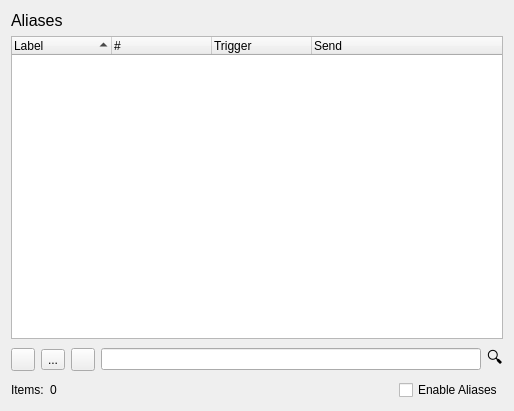
<?xml version="1.0" encoding="UTF-8"?>
<ui version="4.0">
 <class>PrefsAliases</class>
 <widget class="QWidget" name="PrefsAliases">
  <property name="geometry">
   <rect>
    <x>0</x>
    <y>0</y>
    <width>514</width>
    <height>411</height>
   </rect>
  </property>
  <property name="windowTitle">
   <string>Dialog</string>
  </property>
  <layout class="QVBoxLayout" name="verticalLayout">
   <item>
    <widget class="QLabel" name="label_title">
     <property name="sizePolicy">
      <sizepolicy hsizetype="Preferred" vsizetype="Fixed">
       <horstretch>0</horstretch>
       <verstretch>0</verstretch>
      </sizepolicy>
     </property>
     <property name="font">
      <font>
       <pointsize>12</pointsize>
      </font>
     </property>
     <property name="text">
      <string>Aliases</string>
     </property>
    </widget>
   </item>
   <item>
    <widget class="QTreeWidget" name="tree">
     <property name="dragEnabled">
      <bool>false</bool>
     </property>
     <property name="selectionMode">
      <enum>QAbstractItemView::ExtendedSelection</enum>
     </property>
     <property name="rootIsDecorated">
      <bool>true</bool>
     </property>
     <property name="uniformRowHeights">
      <bool>true</bool>
     </property>
     <property name="sortingEnabled">
      <bool>true</bool>
     </property>
     <property name="animated">
      <bool>true</bool>
     </property>
     <property name="allColumnsShowFocus">
      <bool>true</bool>
     </property>
     <column>
      <property name="text">
       <string>Label</string>
      </property>
     </column>
     <column>
      <property name="text">
       <string>#</string>
      </property>
     </column>
     <column>
      <property name="text">
       <string>Trigger</string>
      </property>
     </column>
     <column>
      <property name="text">
       <string>Send</string>
      </property>
     </column>
    </widget>
   </item>
   <item>
    <layout class="QHBoxLayout" name="_control">
     <item>
      <widget class="QToolButton" name="add">
       <property name="text">
        <string/>
       </property>
       <property name="icon">
        <iconset theme="list-add">
         <normaloff>.</normaloff>.</iconset>
       </property>
      </widget>
     </item>
     <item>
      <widget class="QToolButton" name="remove">
       <property name="text">
        <string>...</string>
       </property>
       <property name="icon">
        <iconset theme="list-remove">
         <normaloff>.</normaloff>.</iconset>
       </property>
      </widget>
     </item>
     <item>
      <widget class="QToolButton" name="edit">
       <property name="text">
        <string/>
       </property>
       <property name="icon">
        <iconset theme="document-edit">
         <normaloff>.</normaloff>.</iconset>
       </property>
      </widget>
     </item>
     <item>
      <widget class="QLineEdit" name="search">
       <property name="clearButtonEnabled">
        <bool>true</bool>
       </property>
      </widget>
     </item>
     <item>
      <widget class="QLabel" name="label_search">
       <property name="font">
        <font>
         <pointsize>12</pointsize>
        </font>
       </property>
       <property name="text">
        <string>🔍</string>
       </property>
      </widget>
     </item>
    </layout>
   </item>
   <item>
    <layout class="QHBoxLayout" name="horizontalLayout">
     <item>
      <widget class="QLabel" name="label_item_count">
       <property name="text">
        <string>Items:</string>
       </property>
      </widget>
     </item>
     <item>
      <widget class="QLabel" name="item_count">
       <property name="text">
        <string>0</string>
       </property>
      </widget>
     </item>
     <item>
      <spacer name="horizontalSpacer">
       <property name="orientation">
        <enum>Qt::Horizontal</enum>
       </property>
       <property name="sizeHint" stdset="0">
        <size>
         <width>40</width>
         <height>20</height>
        </size>
       </property>
      </spacer>
     </item>
     <item>
      <widget class="QCheckBox" name="enable_aliases">
       <property name="text">
        <string>Enable Aliases</string>
       </property>
      </widget>
     </item>
    </layout>
   </item>
  </layout>
 </widget>
 <resources/>
 <connections/>
</ui>
